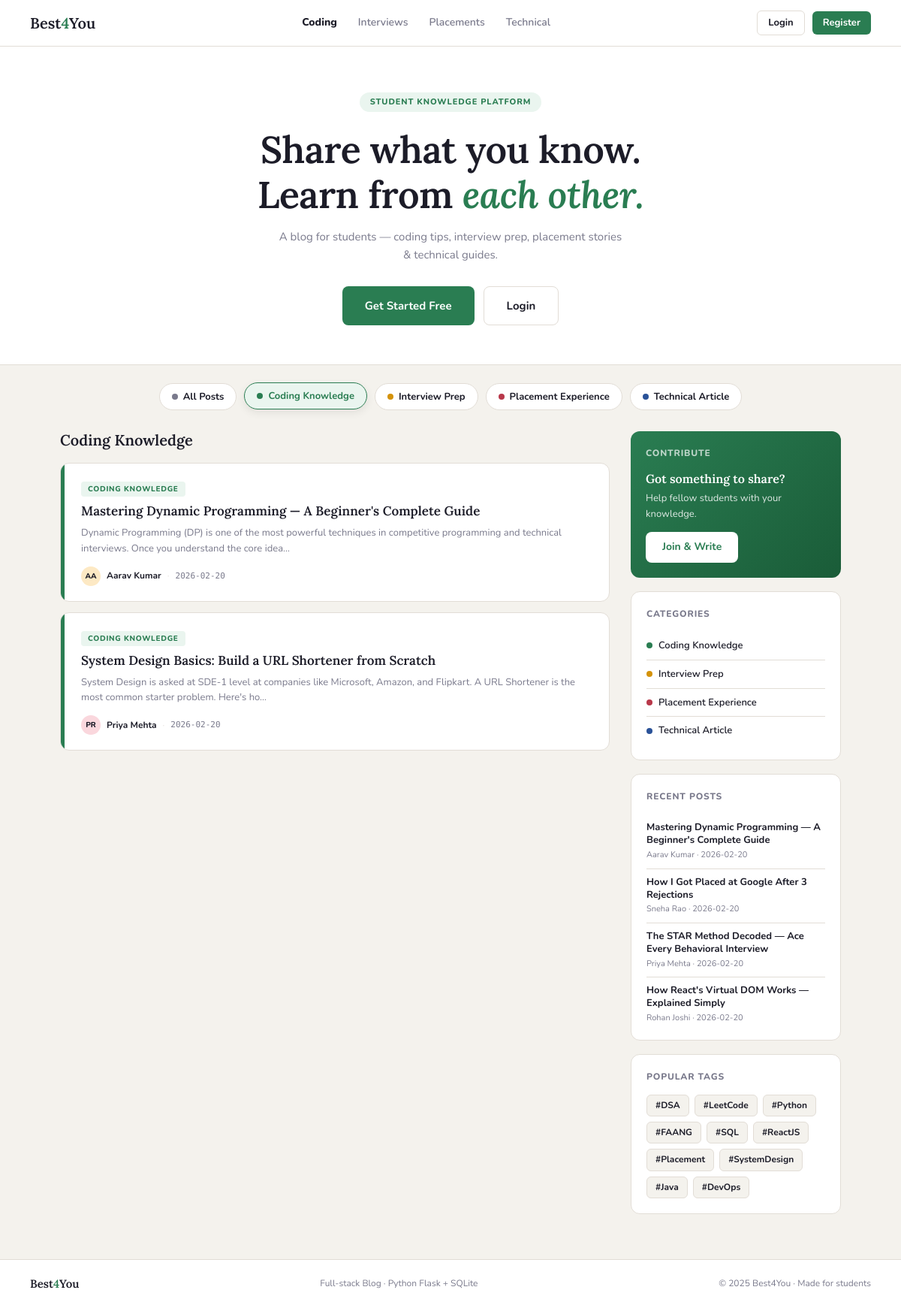
The app's page /?category=coding with its own data.
### tables this page shows
CREATE TABLE posts (
            id         INTEGER PRIMARY KEY AUTOINCREMENT,
            user_id    INTEGER NOT NULL,
            title      TEXT    NOT NULL,
            content    TEXT    NOT NULL,
            category   TEXT    NOT NULL,
            tags       TEXT    DEFAULT '',
            created_at TEXT    DEFAULT (DATETIME('now')),
            FOREIGN KEY (user_id) REFERENCES users(id)
        );

CREATE TABLE users (
            id       INTEGER PRIMARY KEY AUTOINCREMENT,
            name     TEXT    NOT NULL,
            username TEXT    NOT NULL UNIQUE,
            email    TEXT    NOT NULL UNIQUE,
            password TEXT    NOT NULL,
            salt     TEXT    NOT NULL,
            joined   TEXT    DEFAULT (DATE('now'))
        );

### routes/main.py (the view)
@main_bp.route('/')
def home():
    category = request.args.get('category', '')
    posts = get_all_posts(category if category in CATEGORIES else None)
    recent = get_all_posts()[:4]
    return render_template(
        'home.html',
        posts=posts,
        recent=recent,
        categories=CATEGORIES,
        active_cat=category,
    )

### database.py (called while the page is built)
def get_db():
    conn = sqlite3.connect(DB_PATH)
    conn.row_factory = sqlite3.Row  # Access columns by name
    return conn

def get_all_posts(category=None):
    conn = get_db()
    if category:
        posts = conn.execute(
            '''SELECT p.*, u.name AS author_name
               FROM posts p JOIN users u ON p.user_id = u.id
               WHERE p.category = ?
               ORDER BY p.created_at DESC''',
            (category,)
        ).fetchall()
    else:
        posts = conn.execute(
            '''SELECT p.*, u.name AS author_name
               FROM posts p JOIN users u ON p.user_id = u.id
               ORDER BY p.created_at DESC'''
        ).fetchall()
    conn.close()
    return posts

### templates/home.html (shortened to what this page needs)
{% extends "base.html" %}
{% block content %}
<section class="hero">
  <div class="hero-chip">Student Knowledge Platform</div>
  <h1>Share what you know.<br/>Learn from <em>each other.</em></h1>
  <p>A blog for students — coding tips, interview prep, placement stories &amp; technical guides.</p>
  <div class="hero-btns">
    {% if session.user_id %}
      <a href="{{ url_for('posts.write') }}" class="btn btn-green btn-lg">✍️ Write a Post</a>
      <a href="{{ url_for('posts.profile') }}" class="btn btn-outline btn-lg">My Profile</a>
    {% else %}
      <a href="{{ url_for('auth.register') }}" class="btn btn-green btn-lg">Get Started Free</a>
      <a href="{{ url_for('auth.login') }}" class="btn btn-outline btn-lg">Login</a>
    {% endif %}
  </div>
</section>
<div class="filter-bar">
  <a href="{{ url_for('main.home') }}" class="fpill fall {% if not active_cat %}on{% endif %}">
    <div class="fd" style="background:var(--muted)"></div> All Posts
  </a>
  {% for key, label in categories.items() %}
    <a href="{{ url_for('main.home') }}?category={{ key }}"
       class="fpill f{{ key[:1] }} {% if active_cat == key %}on{% endif %}">
      <div class="fd"></div> {{ label }}
    </a>
  {% endfor %}
</div>
<div class="content-wrap">
  <div class="posts-col">
    <h2 class="section-heading">
      {% if active_cat %}{{ categories[active_cat] }}{% else %}Latest Posts{% endif %}
    </h2>
    {% if posts %}
      {% for post in posts %}
        <article class="post-card" onclick="window.location='{{ url_for('posts.view_post', post_id=post.id) }}'">
          <div class="post-accent ac-{{ post.category }}"></div>
          <div class="post-inner">
            <span class="post-tag tb-{{ post.category }}">{{ categories[post.category] }}</span>
            <h3>{{ post.title }}</h3>
            <p class="post-excerpt">{{ post.content[:150] }}{% if post.content|length > 150 %}…{% endif %}</p>
            <div class="post-foot">
              <div class="post-meta-row">
                <div class="av-sm" style="background:var(--av-{{ loop.index % 4 }})">
                  {{ post.author_name[:2].upper() }}
                </div>
                <span class="author-name">{{ post.author_name }}</span>
                <span class="dot-sep">·</span>
                <span class="post-date">{{ post.created_at[:10] }}</span>
              </div>
            </div>
          </div>
        </article>
      {% endfor %}
    {% endif %}
  </div>
  <aside class="sidebar">
    <div class="widget widget-cta">
      <div class="widget-title">Contribute</div>
      <h3>Got something to share?</h3>
      <p>Help fellow students with your knowledge.</p>
      {% if session.user_id %}
        <a href="{{ url_for('posts.write') }}" class="btn btn-white">+ Write a Post</a>
      {% else %}
        <a href="{{ url_for('auth.register') }}" class="btn btn-white">Join & Write</a>
      {% endif %}
    </div>
    <div class="widget">
      <div class="widget-title">Categories</div>
      {% for key, label in categories.items() %}
        <a href="{{ url_for('main.home') }}?category={{ key }}" class="cat-link cat-{{ key }}">
          <span class="cat-dot"></span>{{ label }}
        </a>
      {% endfor %}
    </div>
    <div class="widget">
      <div class="widget-title">Recent Posts</div>
      {% for post in recent %}
        <a href="{{ url_for('posts.view_post', post_id=post.id) }}" class="recent-item">
          <div class="recent-title">{{ post.title }}</div>
          <div class="recent-meta">{{ post.author_name }} · {{ post.created_at[:10] }}</div>
        </a>
      {% endfor %}
    </div>
    <div class="widget">
      <div class="widget-title">Popular Tags</div>
      <div class="tag-cloud">
        {% for tag in ['#DSA','#LeetCode','#Python','#FAANG','#SQL','#ReactJS','#Placement','#SystemDesign','#Java','#DevOps'] %}
          <span class="tchip">{{ tag }}</span>
        {% endfor %}
      </div>
    </div>
  </aside>
</div>
{% endblock %}

### records on screen
posts: category "CODING KNOWLEDGE", title "Mastering Dynamic Programming — A Beginner's Complete Guide", content "Dynamic Programming (DP) is one of the most powerful techniques in competitive programming and technical interviews. Once you understand the core idea", name "AA", author_name "Aarav Kumar", created_at "2026-02-20"
posts: category "CODING KNOWLEDGE", title "System Design Basics: Build a URL Shortener from Scratch", content "System Design is asked at SDE-1 level at companies like Microsoft, Amazon, and Flipkart. A URL Shortener is the most common starter problem. Here's ho", name "PR", author_name "Priya Mehta", created_at "2026-02-20"
posts: title "How I Got Placed at Google After 3 Rejections", author_name "Sneha Rao", created_at "2026-02-20"
posts: title "The STAR Method Decoded — Ace Every Behavioral Interview", author_name "Priya Mehta", created_at "2026-02-20"
posts: title "How React's Virtual DOM Works — Explained Simply", author_name "Rohan Joshi", created_at "2026-02-20"

### other values on screen
{{ label }} "Coding Knowledge" "Interview Prep" "Placement Experience" "Technical Article"
{{ categories[active_cat] }} "Coding Knowledge"
{{ tag }} "#DSA" "#LeetCode" "#Python" "#FAANG" "#SQL" "#ReactJS" "#Placement" "#SystemDesign" "#Java" "#DevOps"
